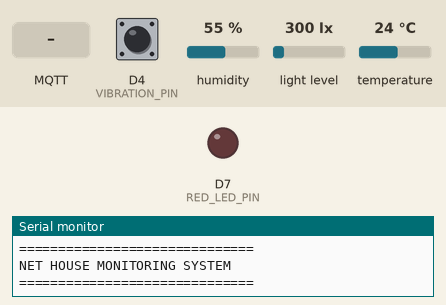
A sketch run on a simulated Arduino MKR. On the bench: output pins drawn as LEDs (lit = HIGH), the last lines printed to the serial monitor. The test bench sets the inputs (shaded band); at power-on: D4 (VIBRATION_PIN) HIGH, humidity 55 %, light level 300 lx, temperature 24 °C. WiFi joins after 1.5 s; servers stay silent unless stated; no MQTT or app messages arrive unless stated.

Above: at 1.2 s.
1.3 s: MQTT message "ON" arrives on the first subscribed topic
At 7.1 s:
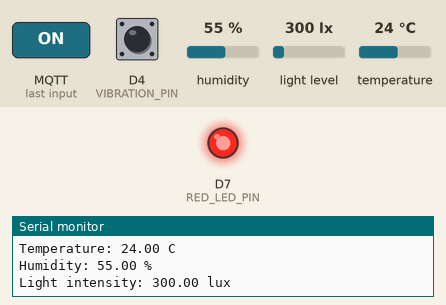
Timing chart, 0 to 13.1 s (numbered marks = the images above; inputs shaded):
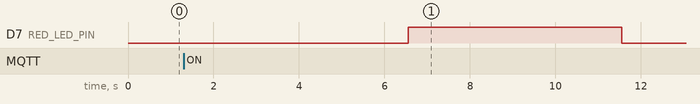

The sketch:

Task11.1Project.ino
```cpp
#include <WiFiNINA.h>
#include <PubSubClient.h>
#include <DHT.h>
#include <Wire.h>
#include <BH1750.h>

// HARDWARE PINS

#define DHTPIN 3
#define DHTTYPE DHT22

#define VIBRATION_PIN 4
#define RED_LED_PIN 7

// Change to HIGH if your vibration module
// produces HIGH when vibration is detected.
#define VIBRATION_ACTIVE_STATE LOW

//  WIFI SETTINGS

const char WIFI_SSID[] = "YOUR_WIFI_NAME";
const char WIFI_PASSWORD[] = "YOUR_WIFI_PASSWORD";

//   MQTT SETTINGS

const char MQTT_BROKER[] =
  "r167aa16.ala.asia-southeast1.emqxsl.com";

const int MQTT_PORT = 8883;

const char MQTT_USERNAME[] = "YOUR_EMQX_USERNAME";
const char MQTT_PASSWORD[] = "YOUR_EMQX_PASSWORD";

//  MQTT TOPICS

const char TEMP_TOPIC[] = "smartflow/temperature";
const char HUMIDITY_TOPIC[] = "smartflow/humidity";
const char LIGHT_TOPIC[] = "smartflow/light";

const char VIBRATION_TOPIC[] =
  "smartflow/vibration_pulses";

const char LED_COMMAND_TOPIC[] =
  "smartflow/red_led";

//  SENSOR OBJECTS

WiFiSSLClient wifiClient;
PubSubClient mqtt(wifiClient);

DHT dht(DHTPIN, DHTTYPE);
BH1750 lightMeter;

//  TIMING

const unsigned long SENSOR_INTERVAL = 2000;
const unsigned long VIBRATION_WINDOW = 2000;
const unsigned long DEBOUNCE_TIME = 50;
const unsigned long LED_DURATION = 5000;

const unsigned long WIFI_RETRY_INTERVAL = 5000;
const unsigned long MQTT_RETRY_INTERVAL = 3000;

//  VARIABLES

unsigned long lastSensorTime = 0;
unsigned long vibrationWindowStart = 0;
unsigned long lastVibrationTime = 0;
unsigned long ledStartTime = 0;

unsigned long lastWiFiAttempt = 0;
unsigned long lastMQTTAttempt = 0;

int vibrationPulseCount = 0;
int previousVibrationState = HIGH;

bool redLedOn = false;

//  RED LED CONTROL

void setRedLed(bool status) {

  redLedOn = status;

  digitalWrite(
    RED_LED_PIN,
    status ? HIGH : LOW
  );

  if (status) {
    ledStartTime = millis();
    Serial.println("RED LED ON");
  } else {
    Serial.println("RED LED OFF");
  }
}

// MQTT CALLBACK
// Receives commands from the Raspberry Pi to switch the red LED on or off.
// The LED also has a five-second safety timeout in the main loop.

void mqttCallback(
  char* topic,
  byte* payload,
  unsigned int length
) {

  String message = "";

  for (unsigned int i = 0; i < length; i++) {
    message += (char)payload[i];
  }

  message.trim();

  if (String(topic) == LED_COMMAND_TOPIC) {

    if (message == "ON") {
      setRedLed(true);
    }

    else if (message == "OFF") {
      setRedLed(false);
    }
  }
}

//       WIFI CONNECTION
// Checks the Wi-Fi connection and attempts to reconnect if it is lost.
// This allows the Arduino to continue working without restarting manually.


void connectWiFi() {

  if (WiFi.status() == WL_CONNECTED) {
    return;
  }

  if (millis() - lastWiFiAttempt <
      WIFI_RETRY_INTERVAL) {
    return;
  }

  lastWiFiAttempt = millis();

  Serial.print("Connecting to Wi-Fi: ");
  Serial.println(WIFI_SSID);

  WiFi.begin(WIFI_SSID, WIFI_PASSWORD);
}

//  MQTT CONNECTION

void connectMQTT() {

  if (WiFi.status() != WL_CONNECTED) {
    return;
  }

  if (mqtt.connected()) {
    return;
  }

  if (millis() - lastMQTTAttempt <
      MQTT_RETRY_INTERVAL) {
    return;
  }

  lastMQTTAttempt = millis();

  Serial.println("Connecting to EMQX...");

  if (
    mqtt.connect(
      "NetHouseArduino",
      MQTT_USERNAME,
      MQTT_PASSWORD
    )
  ) {

    Serial.println("MQTT connected!");

    mqtt.subscribe(LED_COMMAND_TOPIC);

    Serial.println("Subscribed to red LED commands.");

  } else {

    Serial.print("MQTT connection failed. State: ");
    Serial.println(mqtt.state());
  }
}

//   MQTT PUBLISH

void publishData(
  const char* topic,
  String value
) {

  if (mqtt.connected()) {

    mqtt.publish(
      topic,
      value.c_str()
    );
  }
}

// SENSOR READINGS
// Reads the temperature, humidity and light intensity from the sensors.
// The readings are then published separately so the Raspberry Pi can process them.


void readSensors() {

  float temperature = dht.readTemperature();
  float humidity = dht.readHumidity();

  if (
    !isnan(temperature) &&
    !isnan(humidity)
  ) {

    publishData(
      TEMP_TOPIC,
      String(temperature, 1)
    );

    publishData(
      HUMIDITY_TOPIC,
      String(humidity, 1)
    );

    Serial.print("Temperature: ");
    Serial.print(temperature);
    Serial.println(" C");

    Serial.print("Humidity: ");
    Serial.print(humidity);
    Serial.println(" %");

  } else {

    Serial.println("DHT22 reading failed.");
  }

  float lux = lightMeter.readLightLevel();

  if (lux >= 0) {

    publishData(
      LIGHT_TOPIC,
      String(lux, 1)
    );

    Serial.print("Light intensity: ");
    Serial.print(lux);
    Serial.println(" lux");

  } else {

    Serial.println("BH1750 reading failed.");
  }
}

//  VIBRATION DETECTION


void countVibration() {

  int currentState = digitalRead(VIBRATION_PIN);

  unsigned long currentTime = millis();

  // Count a transition into the active state.
  // Debouncing prevents rapid electrical changes
  // from being counted as separate pulses.

  if (
    currentState == VIBRATION_ACTIVE_STATE &&
    previousVibrationState != VIBRATION_ACTIVE_STATE &&
    currentTime - lastVibrationTime >= DEBOUNCE_TIME
  ) {

    vibrationPulseCount++;

    lastVibrationTime = currentTime;
  }

  previousVibrationState = currentState;

  // Publish pulse count every 2 seconds.

  if (
    currentTime - vibrationWindowStart >=
    VIBRATION_WINDOW
  ) {

    publishData(
      VIBRATION_TOPIC,
      String(vibrationPulseCount)
    );

    Serial.print("Vibration pulses in 2 seconds: ");
    Serial.println(vibrationPulseCount);

    vibrationPulseCount = 0;

    vibrationWindowStart = currentTime;
  }
}

//SETUP

void setup() {

  Serial.begin(9600);

  pinMode(
    VIBRATION_PIN,
    INPUT_PULLUP
  );

  pinMode(
    RED_LED_PIN,
    OUTPUT
  );

  setRedLed(false);

  dht.begin();

  Wire.begin();

  lightMeter.begin(
    BH1750::CONTINUOUS_HIGH_RES_MODE
  );

  previousVibrationState =
    digitalRead(VIBRATION_PIN);

  vibrationWindowStart = millis();

  mqtt.setServer(
    MQTT_BROKER,
    MQTT_PORT
  );

  mqtt.setCallback(mqttCallback);

  mqtt.setKeepAlive(30);

  Serial.println("==============================");
  Serial.println("NET HOUSE MONITORING SYSTEM");
  Serial.println("==============================");
}

//  MAIN LOOP

void loop() {

  connectWiFi();

  connectMQTT();

  if (mqtt.connected()) {
    mqtt.loop();
  }

  unsigned long currentTime = millis();

  // Read vibration sensor continuously.
  countVibration();

  // Publish environmental readings every 2 seconds.
  if (
    currentTime - lastSensorTime >=
    SENSOR_INTERVAL
  ) {

    lastSensorTime = currentTime;

    readSensors();
  }

  // Safety timeout for red LED.
  if (
    redLedOn &&
    currentTime - ledStartTime >= LED_DURATION
  ) {

    setRedLed(false);
  }
}
```

Measured:
- after the input at 1.3 s, D7 (RED_LED_PIN): LOW → HIGH after 5.3 s, → LOW 5.0 s later
